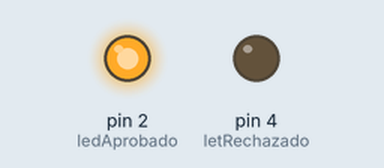
The sketch below on a simulated Arduino Uno, built with avr-gcc and run on an emulated ATmega328P. On the bench: output pins drawn as LEDs (lit = HIGH).

Above: at 0.5 s.
At 2.5 s:
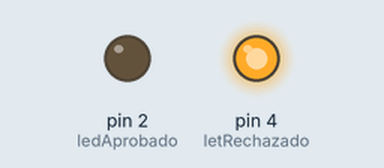
At 3.5 s:
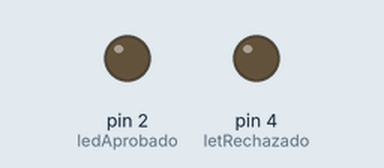
Timing chart, 0 to 5.2 s (numbered marks = the images above):
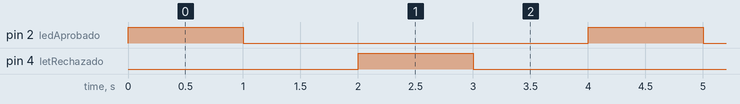

The sketch:

led.ino
```cpp
int ledAprobado = 2;
int letRechazado = 4;
int tiempoEspera = 1000;
void ledSetup(){
  pinMode(ledAprobado, OUTPUT);
  pinMode(letRechazado, OUTPUT);
}
void ledAprobar(){
  digitalWrite(ledAprobado, HIGH);
  delay(tiempoEspera);
  digitalWrite(ledAprobado, LOW);
  delay(tiempoEspera);
}
void ledRechazar(){
  digitalWrite(letRechazado, HIGH);
  delay(tiempoEspera);
  digitalWrite(letRechazado, LOW);
  delay(tiempoEspera);
}
void setup() {
  ledSetup();
}

void loop() {
  ledAprobar();
  ledRechazar();
}
```

Measured:
- by itself, pin 2 (ledAprobado), pin 4 (letRechazado): alternates HIGH for 1.0 s and LOW for 3.0 s
- by itself, everything shown: repeats every 4.0 s, in 4 steps
